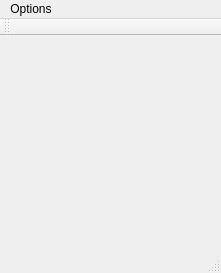
<?xml version="1.0" encoding="UTF-8"?>
<ui version="4.0">
 <class>GameWindow</class>
 <widget class="QMainWindow" name="GameWindow">
  <property name="geometry">
   <rect>
    <x>0</x>
    <y>0</y>
    <width>221</width>
    <height>273</height>
   </rect>
  </property>
  <property name="windowTitle">
   <string>MainWindow</string>
  </property>
  <widget class="QWidget" name="centralWidget">
   <widget class="QWidget" name="gridLayoutWidget">
    <property name="geometry">
     <rect>
      <x>10</x>
      <y>10</y>
      <width>202</width>
      <height>202</height>
     </rect>
    </property>
    <layout class="QGridLayout" name="GameBoard">
     <property name="sizeConstraint">
      <enum>QLayout::SetMinAndMaxSize</enum>
     </property>
     <property name="spacing">
      <number>0</number>
     </property>
    </layout>
   </widget>
  </widget>
  <widget class="QMenuBar" name="menuBar">
   <property name="geometry">
    <rect>
     <x>0</x>
     <y>0</y>
     <width>221</width>
     <height>21</height>
    </rect>
   </property>
   <widget class="QMenu" name="menuOptions">
    <property name="title">
     <string>Options</string>
    </property>
    <widget class="QMenu" name="menuSize">
     <property name="title">
      <string>Size</string>
     </property>
     <addaction name="actionDefault"/>
     <addaction name="action6x6"/>
    </widget>
    <addaction name="actionShuffle"/>
    <addaction name="menuSize"/>
   </widget>
   <addaction name="menuOptions"/>
  </widget>
  <widget class="QToolBar" name="mainToolBar">
   <attribute name="toolBarArea">
    <enum>TopToolBarArea</enum>
   </attribute>
   <attribute name="toolBarBreak">
    <bool>false</bool>
   </attribute>
  </widget>
  <widget class="QStatusBar" name="statusBar"/>
  <action name="actionShuffle">
   <property name="text">
    <string>Shuffle</string>
   </property>
   <property name="shortcut">
    <string>Ctrl+N</string>
   </property>
  </action>
  <action name="actionDefault">
   <property name="text">
    <string>Default</string>
   </property>
  </action>
  <action name="action6x6">
   <property name="text">
    <string>6x6</string>
   </property>
  </action>
 </widget>
 <layoutdefault spacing="6" margin="11"/>
 <resources/>
 <connections/>
</ui>
